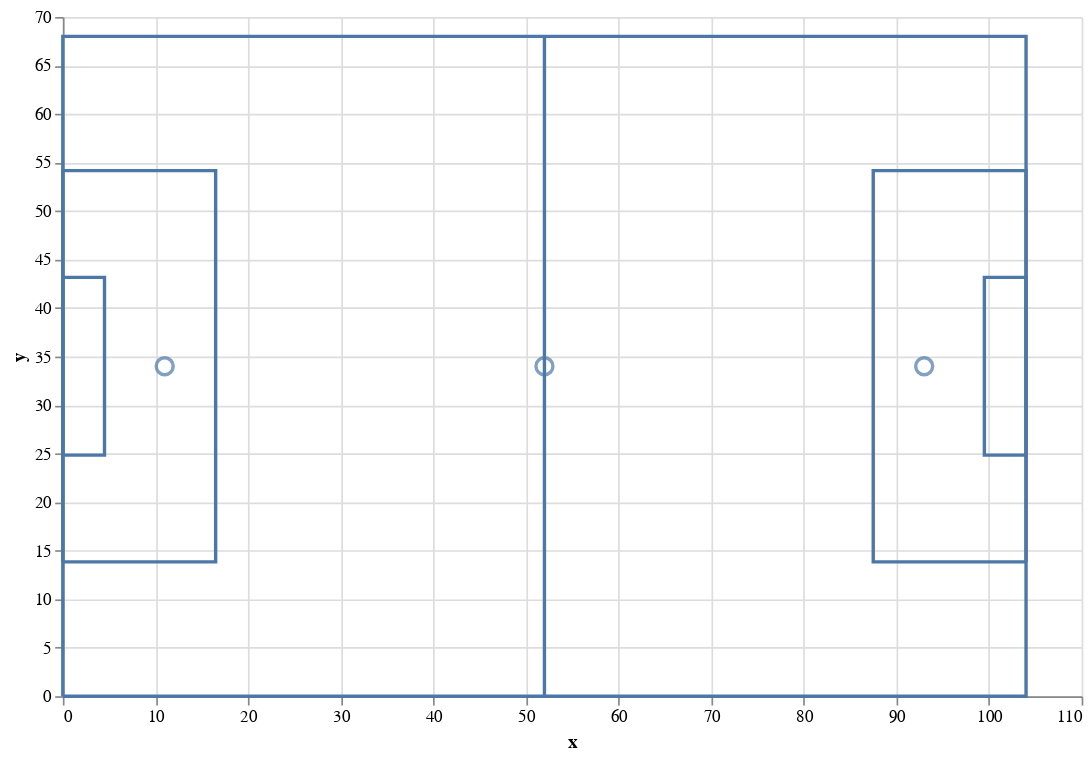

Notebook source saved alongside this figure:
### Code cell
draw_pitch_altair()

### Figure 1 — Vega-Lite specification as saved in the notebook (floating-point values rounded to 4 significant figures)
{"config": {"view": {"continuousWidth": 300, "continuousHeight": 300, "strokeWidth": 0}}, "layer": [{"data": {"name": "data-ea517ba2059975adbd8915febb9cf06f"}, "mark": {"type": "line"}, "encoding": {"order": {"field": "index", "type": "quantitative"}, "x": {"field": "x", "type": "quantitative"}, "y": {"field": "y", "type": "quantitative"}}}, {"data": {"name": "data-20dc3cbea00984afd9fdf264b55554be"}, "mark": {"type": "line"}, "encoding": {"order": {"field": "index", "type": "quantitative"}, "x": {"field": "x", "type": "quantitative"}, "y": {"field": "y", "type": "quantitative"}}}, {"data": {"name": "data-37def647972cb838bc640d2544e67771"}, "mark": {"type": "line"}, "encoding": {"order": {"field": "index", "type": "quantitative"}, "x": {"field": "x", "type": "quantitative"}, "y": {"field": "y", "type": "quantitative"}}}, {"data": {"name": "data-65eb27831802f605d55d40484bb55c58"}, "mark": {"type": "line"}, "encoding": {"order": {"field": "index", "type": "quantitative"}, "x": {"field": "x", "type": "quantitative"}, "y": {"field": "y", "type": "quantitative"}}}, {"data": {"name": "data-093fcd715e748ea0d7c8b8311c5a971e"}, "mark": {"type": "line"}, "encoding": {"order": {"field": "index", "type": "quantitative"}, "x": {"field": "x", "type": "quantitative"}, "y": {"field": "y", "type": "quantitative"}}}, {"data": {"name": "data-39d2c3f05693d4214f01f31c3bc25644"}, "mark": {"type": "line"}, "encoding": {"order": {"field": "index", "type": "quantitative"}, "x": {"field": "x", "type": "quantitative"}, "y": {"field": "y", "type": "quantitative"}}}, {"data": {"name": "data-24a8fb71db44c1c45bc54ce04b778cb3"}, "mark": {"type": "point", "size": 100}, "encoding": {"x": {"field": "x", "type": "quantitative"}, "y": {"field": "y", "type": "quantitative"}}}, {"data": {"name": "data-5fe31bfb3ce9b8947a48709d1a6aea59"}, "mark": {"type": "point", "size": 100}, "encoding": {"x": {"field": "x", "type": "quantitative"}, "y": {"field": "y", "type": "quantitative"}}}, {"data": {"name": "data-a52fbfcaa9d183588fb3253f87487018"}, "mark": {"type": "point", "size": 100}, "encoding": {"x": {"field": "x", "type": "quantitative"}, "y": {"field": "y", "type": "quantitative"}}}], "height": 400, "width": 600, "$schema": "https://vega.github.io/schema/vega-lite/v5.16.3.json", "datasets": {"data-ea517ba2059975adbd8915febb9cf06f": [{"index": 0, "x": 0, "y": 0}, {"index": 1, "x": 104, "y": 0}, {"index": 2, "x": 104, "y": 68}, {"index": 3, "x": 0, "y": 68}, {"index": 4, "x": 0, "y": 0}, {"index": 5, "x": 0, "y": 0}], "data-20dc3cbea00984afd9fdf264b55554be": [{"index": 0, "x": 0.0, "y": 13.84}, {"index": 1, "x": 16.5, "y": 13.84}, {"index": 2, "x": 16.5, "y": 54.16}, {"index": 3, "x": 0.0, "y": 54.16}, {"index": 4, "x": 0.0, "y": 13.84}], "data-37def647972cb838bc640d2544e67771": [{"index": 0, "x": 104.0, "y": 13.84}, {"index": 1, "x": 87.5, "y": 13.84}, {"index": 2, "x": 87.5, "y": 54.16}, {"index": 3, "x": 104.0, "y": 54.16}, {"index": 4, "x": 104.0, "y": 13.84}], "data-65eb27831802f605d55d40484bb55c58": [{"index": 0, "x": 0.0, "y": 24.84}, {"index": 1, "x": 4.5, "y": 24.84}, {"index": 2, "x": 4.5, "y": 43.16}, {"index": 3, "x": 0.0, "y": 43.16}, {"index": 4, "x": 0.0, "y": 24.84}], "data-093fcd715e748ea0d7c8b8311c5a971e": [{"index": 0, "x": 104.0, "y": 24.84}, {"index": 1, "x": 99.5, "y": 24.84}, {"index": 2, "x": 99.5, "y": 43.16}, {"index": 3, "x": 104.0, "y": 43.16}, {"index": 4, "x": 104.0, "y": 24.84}], "data-39d2c3f05693d4214f01f31c3bc25644": [{"index": 0, "x": 52, "y": 0}, {"index": 1, "x": 52, "y": 68}, {"index": 2, "x": 52, "y": 0}], "data-24a8fb71db44c1c45bc54ce04b778cb3": [{"x": 11, "y": 34}], "data-5fe31bfb3ce9b8947a48709d1a6aea59": [{"x": 93, "y": 34}], "data-a52fbfcaa9d183588fb3253f87487018": [{"x": 52, "y": 34}]}}
